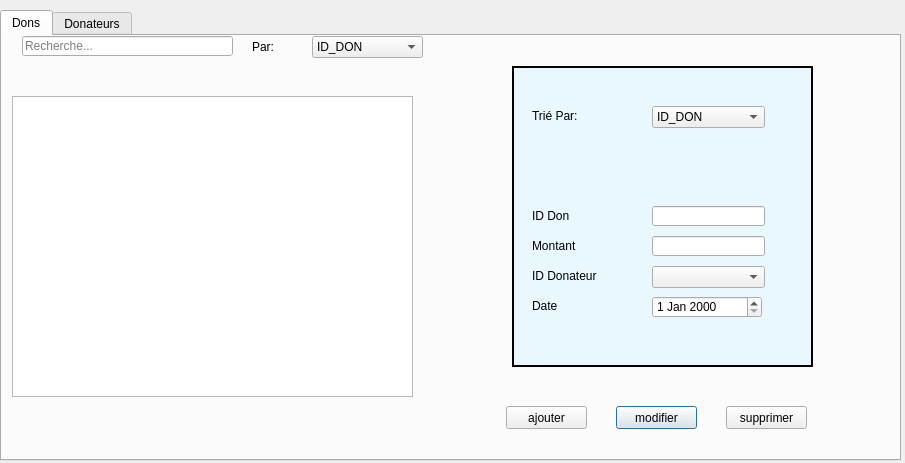
<?xml version="1.0" encoding="UTF-8"?>
<ui version="4.0">
 <class>Don</class>
 <widget class="QDialog" name="Don">
  <property name="geometry">
   <rect>
    <x>0</x>
    <y>0</y>
    <width>905</width>
    <height>463</height>
   </rect>
  </property>
  <property name="windowTitle">
   <string>Don</string>
  </property>
  <widget class="QTabWidget" name="tabWidget">
   <property name="geometry">
    <rect>
     <x>0</x>
     <y>10</y>
     <width>901</width>
     <height>451</height>
    </rect>
   </property>
   <property name="currentIndex">
    <number>0</number>
   </property>
   <widget class="QWidget" name="tab">
    <attribute name="title">
     <string>Dons</string>
    </attribute>
    <widget class="QComboBox" name="ID_DONATEUR">
     <property name="geometry">
      <rect>
       <x>650</x>
       <y>230</y>
       <width>113</width>
       <height>22</height>
      </rect>
     </property>
    </widget>
    <widget class="QLineEdit" name="MONTANT_DON">
     <property name="geometry">
      <rect>
       <x>650</x>
       <y>200</y>
       <width>113</width>
       <height>20</height>
      </rect>
     </property>
    </widget>
    <widget class="QLabel" name="label_2">
     <property name="geometry">
      <rect>
       <x>530</x>
       <y>260</y>
       <width>101</width>
       <height>20</height>
      </rect>
     </property>
     <property name="frameShape">
      <enum>QFrame::NoFrame</enum>
     </property>
     <property name="frameShadow">
      <enum>QFrame::Raised</enum>
     </property>
     <property name="text">
      <string>Date</string>
     </property>
     <property name="wordWrap">
      <bool>false</bool>
     </property>
    </widget>
    <widget class="QLabel" name="label">
     <property name="geometry">
      <rect>
       <x>530</x>
       <y>230</y>
       <width>101</width>
       <height>20</height>
      </rect>
     </property>
     <property name="frameShape">
      <enum>QFrame::NoFrame</enum>
     </property>
     <property name="frameShadow">
      <enum>QFrame::Raised</enum>
     </property>
     <property name="text">
      <string>ID Donateur</string>
     </property>
     <property name="wordWrap">
      <bool>false</bool>
     </property>
    </widget>
    <widget class="QTableView" name="data">
     <property name="geometry">
      <rect>
       <x>10</x>
       <y>60</y>
       <width>401</width>
       <height>301</height>
      </rect>
     </property>
    </widget>
    <widget class="QLabel" name="label_3">
     <property name="geometry">
      <rect>
       <x>530</x>
       <y>170</y>
       <width>101</width>
       <height>20</height>
      </rect>
     </property>
     <property name="frameShape">
      <enum>QFrame::NoFrame</enum>
     </property>
     <property name="frameShadow">
      <enum>QFrame::Raised</enum>
     </property>
     <property name="text">
      <string>ID Don</string>
     </property>
     <property name="wordWrap">
      <bool>false</bool>
     </property>
    </widget>
    <widget class="QLabel" name="label_5">
     <property name="geometry">
      <rect>
       <x>250</x>
       <y>0</y>
       <width>47</width>
       <height>21</height>
      </rect>
     </property>
     <property name="text">
      <string>Par:</string>
     </property>
    </widget>
    <widget class="QPushButton" name="pb_supprimer_3">
     <property name="geometry">
      <rect>
       <x>614</x>
       <y>370</y>
       <width>81</width>
       <height>23</height>
      </rect>
     </property>
     <property name="text">
      <string>modifier</string>
     </property>
    </widget>
    <widget class="QComboBox" name="comboBox">
     <property name="geometry">
      <rect>
       <x>310</x>
       <y>0</y>
       <width>111</width>
       <height>22</height>
      </rect>
     </property>
     <property name="editable">
      <bool>false</bool>
     </property>
     <property name="currentIndex">
      <number>0</number>
     </property>
     <property name="insertPolicy">
      <enum>QComboBox::NoInsert</enum>
     </property>
     <property name="sizeAdjustPolicy">
      <enum>QComboBox::AdjustToContentsOnFirstShow</enum>
     </property>
     <property name="frame">
      <bool>true</bool>
     </property>
     <item>
      <property name="text">
       <string>ID_DON</string>
      </property>
     </item>
     <item>
      <property name="text">
       <string>MONTANT_DON</string>
      </property>
     </item>
     <item>
      <property name="text">
       <string>ID_DONATEUR</string>
      </property>
     </item>
    </widget>
    <widget class="QPushButton" name="pb_ajouter">
     <property name="geometry">
      <rect>
       <x>504</x>
       <y>370</y>
       <width>81</width>
       <height>23</height>
      </rect>
     </property>
     <property name="text">
      <string>ajouter</string>
     </property>
    </widget>
    <widget class="QLineEdit" name="ID_DON">
     <property name="geometry">
      <rect>
       <x>650</x>
       <y>170</y>
       <width>113</width>
       <height>20</height>
      </rect>
     </property>
    </widget>
    <widget class="QFrame" name="frame">
     <property name="geometry">
      <rect>
       <x>510</x>
       <y>30</y>
       <width>301</width>
       <height>301</height>
      </rect>
     </property>
     <property name="styleSheet">
      <string notr="true">background-color:rgb(233,248,255);</string>
     </property>
     <property name="frameShape">
      <enum>QFrame::Box</enum>
     </property>
     <property name="frameShadow">
      <enum>QFrame::Plain</enum>
     </property>
     <property name="lineWidth">
      <number>2</number>
     </property>
     <property name="midLineWidth">
      <number>0</number>
     </property>
     <widget class="QLabel" name="label_17">
      <property name="geometry">
       <rect>
        <x>20</x>
        <y>40</y>
        <width>131</width>
        <height>20</height>
       </rect>
      </property>
      <property name="text">
       <string>Trié Par:</string>
      </property>
     </widget>
    </widget>
    <widget class="QLineEdit" name="lineEdit_id_6">
     <property name="geometry">
      <rect>
       <x>20</x>
       <y>0</y>
       <width>211</width>
       <height>20</height>
      </rect>
     </property>
     <property name="inputMethodHints">
      <set>Qt::ImhNoPredictiveText</set>
     </property>
     <property name="placeholderText">
      <string>Recherche...</string>
     </property>
     <property name="clearButtonEnabled">
      <bool>true</bool>
     </property>
    </widget>
    <widget class="QPushButton" name="pb_supprimer_4">
     <property name="geometry">
      <rect>
       <x>724</x>
       <y>370</y>
       <width>81</width>
       <height>23</height>
      </rect>
     </property>
     <property name="text">
      <string>supprimer</string>
     </property>
    </widget>
    <widget class="QDateEdit" name="DATE">
     <property name="geometry">
      <rect>
       <x>650</x>
       <y>260</y>
       <width>110</width>
       <height>22</height>
      </rect>
     </property>
    </widget>
    <widget class="QComboBox" name="ID_DONATEUR_2">
     <property name="geometry">
      <rect>
       <x>650</x>
       <y>70</y>
       <width>113</width>
       <height>22</height>
      </rect>
     </property>
     <item>
      <property name="text">
       <string>ID_DON</string>
      </property>
     </item>
     <item>
      <property name="text">
       <string>MONTANT_DON</string>
      </property>
     </item>
     <item>
      <property name="text">
       <string>ID_DONATEUR</string>
      </property>
     </item>
    </widget>
    <widget class="QLabel" name="label_4">
     <property name="geometry">
      <rect>
       <x>530</x>
       <y>200</y>
       <width>101</width>
       <height>20</height>
      </rect>
     </property>
     <property name="frameShape">
      <enum>QFrame::NoFrame</enum>
     </property>
     <property name="frameShadow">
      <enum>QFrame::Raised</enum>
     </property>
     <property name="text">
      <string>Montant</string>
     </property>
     <property name="wordWrap">
      <bool>false</bool>
     </property>
    </widget>
    <zorder>frame</zorder>
    <zorder>ID_DONATEUR</zorder>
    <zorder>MONTANT_DON</zorder>
    <zorder>label_2</zorder>
    <zorder>label</zorder>
    <zorder>data</zorder>
    <zorder>label_3</zorder>
    <zorder>label_5</zorder>
    <zorder>pb_supprimer_3</zorder>
    <zorder>comboBox</zorder>
    <zorder>pb_ajouter</zorder>
    <zorder>ID_DON</zorder>
    <zorder>lineEdit_id_6</zorder>
    <zorder>pb_supprimer_4</zorder>
    <zorder>DATE</zorder>
    <zorder>ID_DONATEUR_2</zorder>
    <zorder>label_4</zorder>
   </widget>
   <widget class="QWidget" name="tab_2">
    <attribute name="title">
     <string>Donateurs</string>
    </attribute>
    <widget class="QComboBox" name="REF">
     <property name="geometry">
      <rect>
       <x>650</x>
       <y>230</y>
       <width>113</width>
       <height>22</height>
      </rect>
     </property>
    </widget>
    <widget class="QLineEdit" name="PRENOM">
     <property name="geometry">
      <rect>
       <x>650</x>
       <y>200</y>
       <width>113</width>
       <height>20</height>
      </rect>
     </property>
    </widget>
    <widget class="QLabel" name="label_6">
     <property name="geometry">
      <rect>
       <x>530</x>
       <y>260</y>
       <width>101</width>
       <height>20</height>
      </rect>
     </property>
     <property name="frameShape">
      <enum>QFrame::NoFrame</enum>
     </property>
     <property name="frameShadow">
      <enum>QFrame::Raised</enum>
     </property>
     <property name="text">
      <string>Montant</string>
     </property>
     <property name="wordWrap">
      <bool>false</bool>
     </property>
    </widget>
    <widget class="QLabel" name="label_7">
     <property name="geometry">
      <rect>
       <x>530</x>
       <y>230</y>
       <width>101</width>
       <height>20</height>
      </rect>
     </property>
     <property name="frameShape">
      <enum>QFrame::NoFrame</enum>
     </property>
     <property name="frameShadow">
      <enum>QFrame::Raised</enum>
     </property>
     <property name="text">
      <string>Ref_Don</string>
     </property>
     <property name="wordWrap">
      <bool>false</bool>
     </property>
    </widget>
    <widget class="QTableView" name="data_2">
     <property name="geometry">
      <rect>
       <x>10</x>
       <y>60</y>
       <width>401</width>
       <height>301</height>
      </rect>
     </property>
    </widget>
    <widget class="QLabel" name="label_8">
     <property name="geometry">
      <rect>
       <x>530</x>
       <y>170</y>
       <width>101</width>
       <height>20</height>
      </rect>
     </property>
     <property name="frameShape">
      <enum>QFrame::NoFrame</enum>
     </property>
     <property name="frameShadow">
      <enum>QFrame::Raised</enum>
     </property>
     <property name="text">
      <string>Nom</string>
     </property>
     <property name="wordWrap">
      <bool>false</bool>
     </property>
    </widget>
    <widget class="QLabel" name="label_9">
     <property name="geometry">
      <rect>
       <x>250</x>
       <y>0</y>
       <width>47</width>
       <height>21</height>
      </rect>
     </property>
     <property name="text">
      <string>Par:</string>
     </property>
    </widget>
    <widget class="QPushButton" name="pb_supprimer_5">
     <property name="geometry">
      <rect>
       <x>614</x>
       <y>370</y>
       <width>81</width>
       <height>23</height>
      </rect>
     </property>
     <property name="text">
      <string>modifier</string>
     </property>
    </widget>
    <widget class="QComboBox" name="comboBox_2">
     <property name="geometry">
      <rect>
       <x>310</x>
       <y>0</y>
       <width>111</width>
       <height>22</height>
      </rect>
     </property>
     <property name="editable">
      <bool>false</bool>
     </property>
     <property name="currentIndex">
      <number>0</number>
     </property>
     <property name="insertPolicy">
      <enum>QComboBox::NoInsert</enum>
     </property>
     <property name="sizeAdjustPolicy">
      <enum>QComboBox::AdjustToContentsOnFirstShow</enum>
     </property>
     <property name="frame">
      <bool>true</bool>
     </property>
     <item>
      <property name="text">
       <string>ID</string>
      </property>
     </item>
     <item>
      <property name="text">
       <string>NOM</string>
      </property>
     </item>
     <item>
      <property name="text">
       <string>PRENOM</string>
      </property>
     </item>
     <item>
      <property name="text">
       <string>REF_DON</string>
      </property>
     </item>
     <item>
      <property name="text">
       <string>MONTANT</string>
      </property>
     </item>
    </widget>
    <widget class="QPushButton" name="pb_ajouter_2">
     <property name="geometry">
      <rect>
       <x>504</x>
       <y>370</y>
       <width>81</width>
       <height>23</height>
      </rect>
     </property>
     <property name="text">
      <string>ajouter</string>
     </property>
    </widget>
    <widget class="QLineEdit" name="NOM">
     <property name="geometry">
      <rect>
       <x>650</x>
       <y>170</y>
       <width>113</width>
       <height>20</height>
      </rect>
     </property>
    </widget>
    <widget class="QFrame" name="frame_2">
     <property name="geometry">
      <rect>
       <x>510</x>
       <y>30</y>
       <width>301</width>
       <height>301</height>
      </rect>
     </property>
     <property name="styleSheet">
      <string notr="true">background-color:rgb(233,248,255);</string>
     </property>
     <property name="frameShape">
      <enum>QFrame::Box</enum>
     </property>
     <property name="frameShadow">
      <enum>QFrame::Plain</enum>
     </property>
     <property name="lineWidth">
      <number>2</number>
     </property>
     <property name="midLineWidth">
      <number>0</number>
     </property>
     <widget class="QLabel" name="label_18">
      <property name="geometry">
       <rect>
        <x>20</x>
        <y>40</y>
        <width>131</width>
        <height>20</height>
       </rect>
      </property>
      <property name="text">
       <string>Trié Par:</string>
      </property>
     </widget>
    </widget>
    <widget class="QLineEdit" name="lineEdit_id_7">
     <property name="geometry">
      <rect>
       <x>20</x>
       <y>0</y>
       <width>211</width>
       <height>20</height>
      </rect>
     </property>
     <property name="inputMethodHints">
      <set>Qt::ImhNoPredictiveText</set>
     </property>
     <property name="placeholderText">
      <string>Recherche...</string>
     </property>
     <property name="clearButtonEnabled">
      <bool>true</bool>
     </property>
    </widget>
    <widget class="QPushButton" name="pb_supprimer_6">
     <property name="geometry">
      <rect>
       <x>724</x>
       <y>370</y>
       <width>81</width>
       <height>23</height>
      </rect>
     </property>
     <property name="text">
      <string>supprimer</string>
     </property>
    </widget>
    <widget class="QComboBox" name="ID_DONATEUR_4">
     <property name="geometry">
      <rect>
       <x>650</x>
       <y>70</y>
       <width>113</width>
       <height>22</height>
      </rect>
     </property>
     <item>
      <property name="text">
       <string>ID</string>
      </property>
     </item>
     <item>
      <property name="text">
       <string>NOM</string>
      </property>
     </item>
     <item>
      <property name="text">
       <string>PRENOM</string>
      </property>
     </item>
     <item>
      <property name="text">
       <string>REF_DON</string>
      </property>
     </item>
     <item>
      <property name="text">
       <string>MONTANT</string>
      </property>
     </item>
    </widget>
    <widget class="QLabel" name="label_10">
     <property name="geometry">
      <rect>
       <x>530</x>
       <y>200</y>
       <width>101</width>
       <height>20</height>
      </rect>
     </property>
     <property name="frameShape">
      <enum>QFrame::NoFrame</enum>
     </property>
     <property name="frameShadow">
      <enum>QFrame::Raised</enum>
     </property>
     <property name="text">
      <string>Prenom</string>
     </property>
     <property name="wordWrap">
      <bool>false</bool>
     </property>
    </widget>
    <widget class="QLabel" name="label_11">
     <property name="geometry">
      <rect>
       <x>530</x>
       <y>140</y>
       <width>101</width>
       <height>20</height>
      </rect>
     </property>
     <property name="frameShape">
      <enum>QFrame::NoFrame</enum>
     </property>
     <property name="frameShadow">
      <enum>QFrame::Raised</enum>
     </property>
     <property name="text">
      <string>ID Donateur</string>
     </property>
     <property name="wordWrap">
      <bool>false</bool>
     </property>
    </widget>
    <widget class="QLineEdit" name="ID_DONATEUR_3">
     <property name="geometry">
      <rect>
       <x>650</x>
       <y>140</y>
       <width>113</width>
       <height>20</height>
      </rect>
     </property>
    </widget>
    <widget class="QLineEdit" name="MONTANT">
     <property name="geometry">
      <rect>
       <x>650</x>
       <y>260</y>
       <width>113</width>
       <height>20</height>
      </rect>
     </property>
    </widget>
    <zorder>frame_2</zorder>
    <zorder>REF</zorder>
    <zorder>PRENOM</zorder>
    <zorder>label_6</zorder>
    <zorder>label_7</zorder>
    <zorder>data_2</zorder>
    <zorder>label_8</zorder>
    <zorder>label_9</zorder>
    <zorder>pb_supprimer_5</zorder>
    <zorder>comboBox_2</zorder>
    <zorder>pb_ajouter_2</zorder>
    <zorder>NOM</zorder>
    <zorder>lineEdit_id_7</zorder>
    <zorder>pb_supprimer_6</zorder>
    <zorder>ID_DONATEUR_4</zorder>
    <zorder>label_10</zorder>
    <zorder>label_11</zorder>
    <zorder>ID_DONATEUR_3</zorder>
    <zorder>MONTANT</zorder>
   </widget>
  </widget>
 </widget>
 <resources/>
 <connections/>
</ui>
